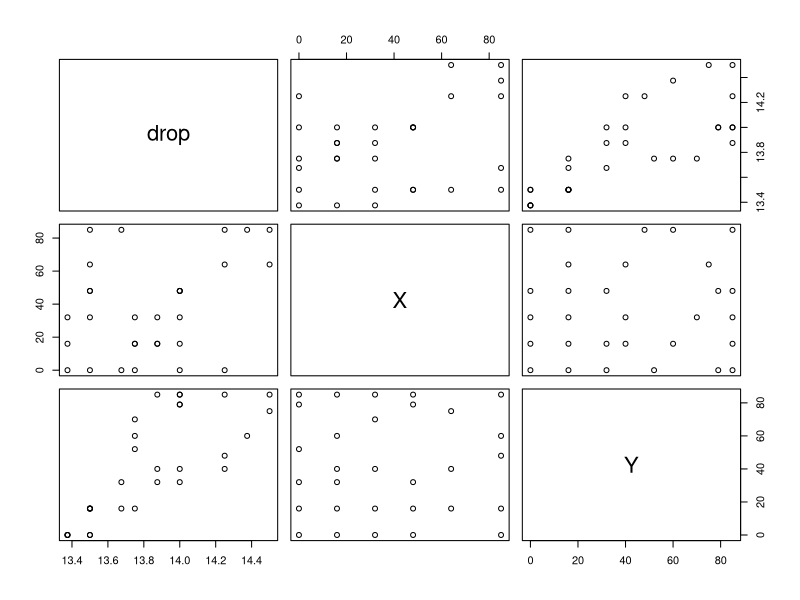
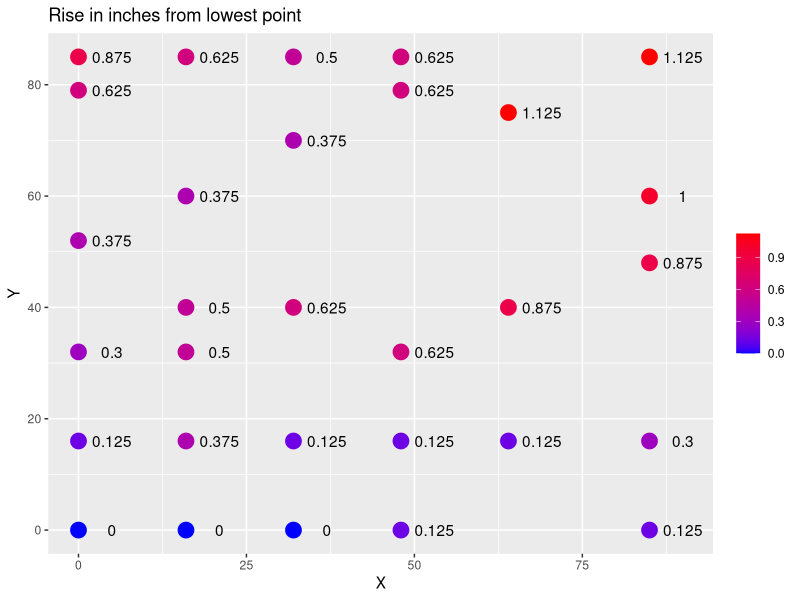
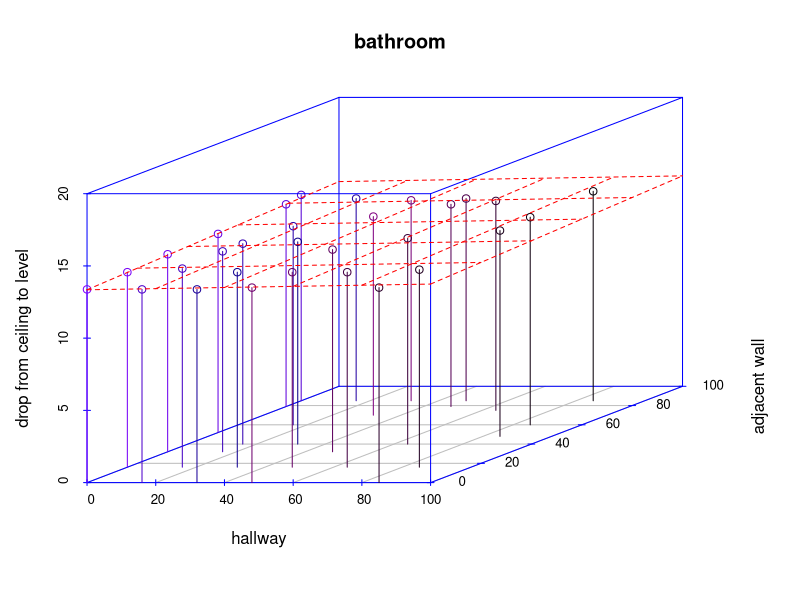
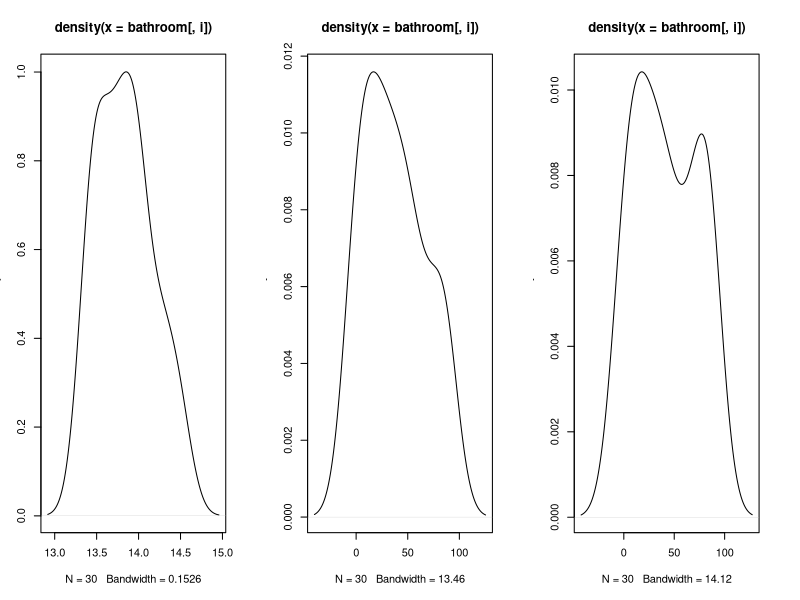

Source code (R) for these figures, in order:
items<-rep(LETTERS,2)[1:30]
lengths<-c(13.375,13.5,13.625,13.75,14,14.25,13.375,13.375,13.875,13.875,13.75,14,13.375,13.5,14,13.75,13.875,13.5,13.5,14,14,14,13.5,14.25,14.5,13.5,13.675,14.25,14.375,14.5)

#bathroom<-read.csv(file='bathroom.csv',colClasses=c("factor","numeric","numeric","numeric"))

spot<-rep(letters,2)[1:30]
spot[27:30]<-c('aa','bb','cc','dd')
drop<-c(13.375,13.500,13.675,13.750,14.000,14.250,13.375,13.750,13.875,13.875,13.750,14.000,13.375,13.500,
14.000,13.750,13.875,13.500,13.500,14.000,14.000,14.000,13.500,14.250,14.500,13.500,13.675,14.250,14.375,14.500)
X<-c(0,0,0,0,0,0,16,16,16,16,16,16,32,32,32,32,32,48,48,48,48,48,64,64,64,85,85,85,85,85)
Y<-c(0,16,32,52,79,85,0,16,32,40,60,85,0,16,40,70,85,0,16,32,79,85,16,40,75,0,16,48,60,85)


bathroom<-data.frame(spot,drop,X,Y)
summary(bathroom)
str(bathroom)

plot(bathroom[,2:4])
bathlm<-lm(drop~X+Y,data=bathroom)
summary(bathlm)
library(ggplot2)
library(scatterplot3d)
p<-ggplot(data=bathroom,aes(x=X,y=Y,label = spot))

p+geom_point(aes(color=round(drop-min(drop),3)),size=5)+
scale_colour_gradient(low='blue',high='red')+
geom_text(aes(label=round(drop-min(drop),3)),nudge_x=5)+theme(legend.title=element_blank())+ggtitle("Rise in inches from lowest point")


p3D<-scatterplot3d(bathroom$X,   # x axis
                bathroom$Y,     # y axis
                bathroom$drop,    # z axis
                main="bathroom",
                col.axis="blue",
                color = rgb(red=(15:1/30),blue=(30:1/30),green=0),zlim=c(0,16),
                angle=24,
                type='h',
                xlab="hallway",ylab="adjacent wall",zlab="drop from ceiling to level")

p3D$plane3d(bathlm,col='red')

par(mfrow=c(1,3))
for (i in 2:4){plot(density(bathroom[,i]))}
